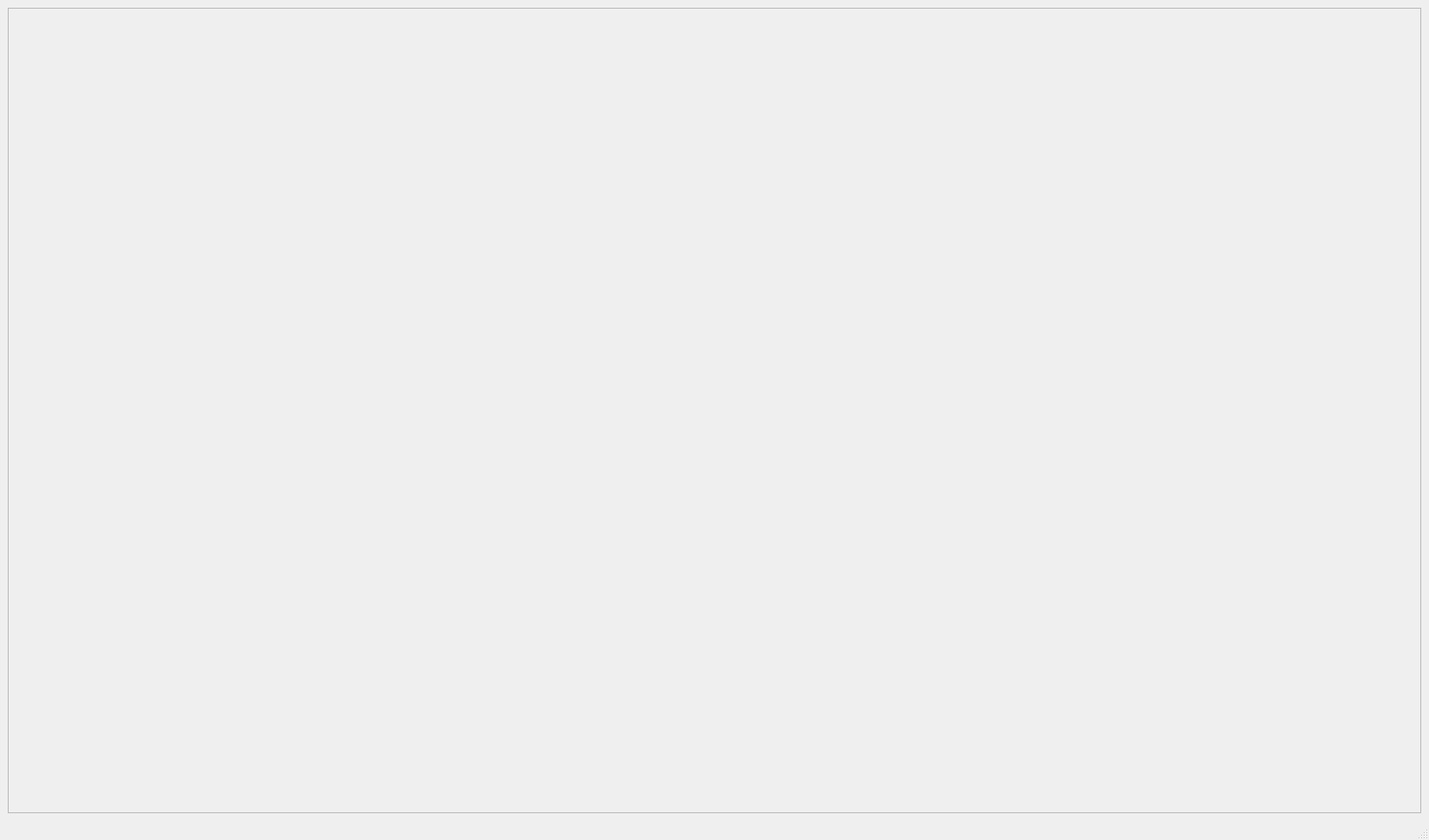
<?xml version="1.0" encoding="UTF-8"?>
<ui version="4.0">
 <class>MainWindow</class>
 <widget class="QMainWindow" name="MainWindow">
  <property name="geometry">
   <rect>
    <x>0</x>
    <y>0</y>
    <width>1652</width>
    <height>971</height>
   </rect>
  </property>
  <property name="windowTitle">
   <string>Facies %</string>
  </property>
  <widget class="QWidget" name="centralwidget">
   <layout class="QHBoxLayout" name="horizontalLayout">
    <item>
     <widget class="QFrame" name="frame">
      <property name="frameShape">
       <enum>QFrame::StyledPanel</enum>
      </property>
      <property name="frameShadow">
       <enum>QFrame::Raised</enum>
      </property>
     </widget>
    </item>
   </layout>
  </widget>
  <widget class="QMenuBar" name="menubar">
   <property name="geometry">
    <rect>
     <x>0</x>
     <y>0</y>
     <width>1652</width>
     <height>21</height>
    </rect>
   </property>
  </widget>
  <widget class="QStatusBar" name="statusbar"/>
 </widget>
 <resources/>
 <connections/>
</ui>
